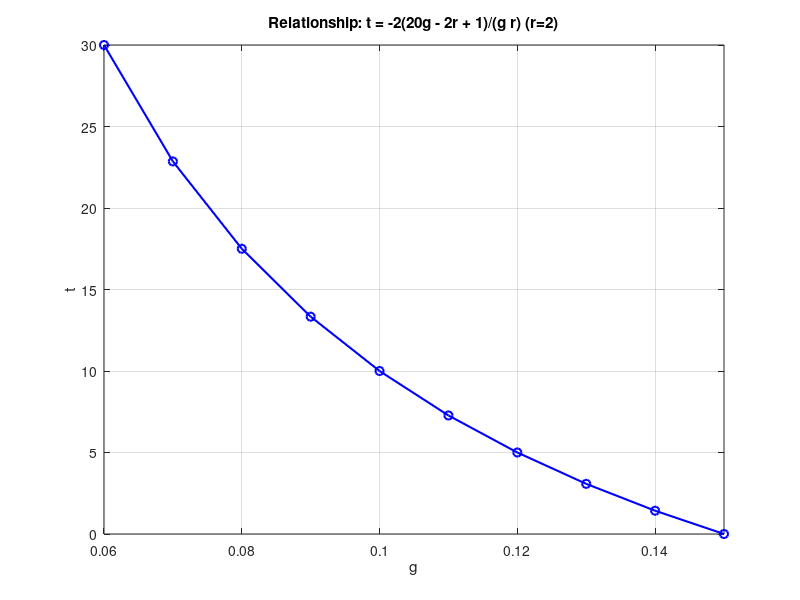

MATLAB code for this plot:
%lab3_2_2
clear; clc;
r = 2;
g = 0.06:0.01:0.15;
t = -2*(20*g - 2*r + 1) ./ (g * r);

result = [g; t; round(10*t)/10]';
disp('    g        t      t_rounded');
disp(result);

% 绘图
plot(g, t, 'b-o', 'LineWidth', 1.5);
grid on;
xlabel('g'); ylabel('t');
title('Relationship: t = -2(20g - 2r + 1)/(g r) (r=2)');
axis([0.06 0.15 0 30]);
